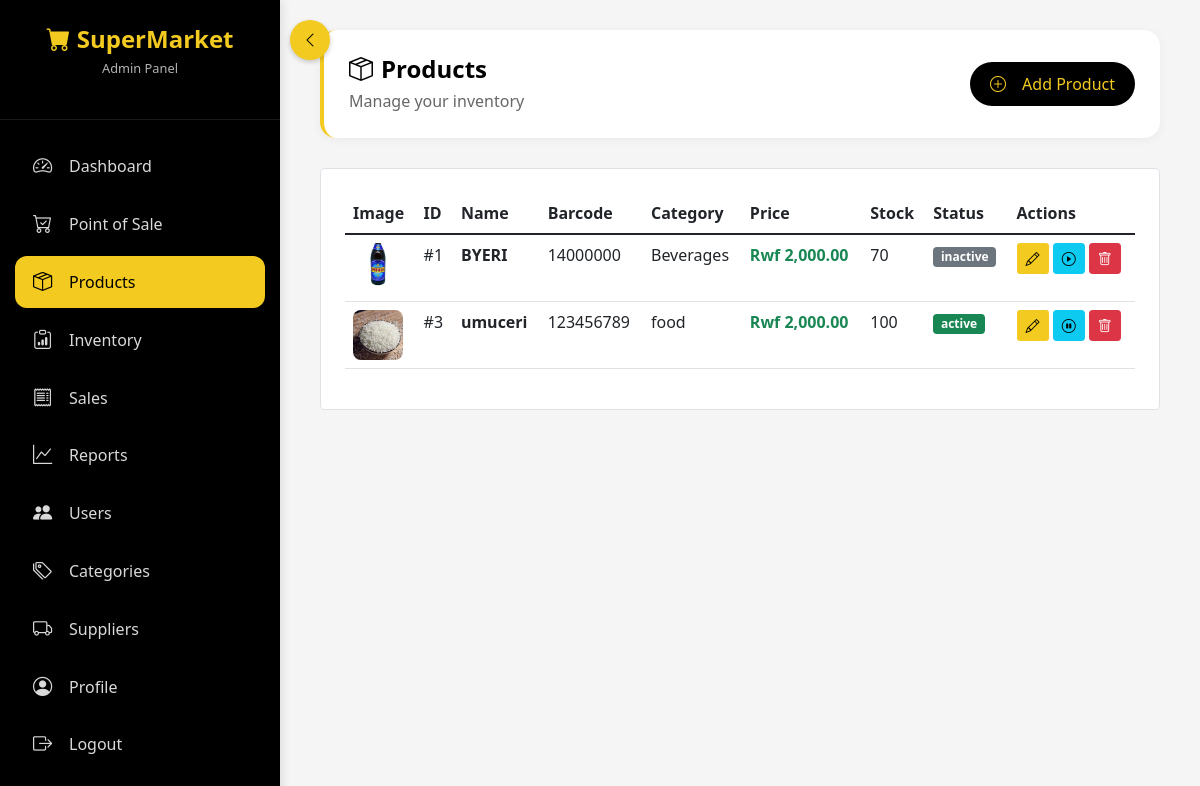
The page /products.php (signed in) on the database its author committed.
### tables this page shows
CREATE TABLE `products` (
  `id` int(11) NOT NULL,
  `barcode` varchar(50) DEFAULT NULL,
  `name` varchar(200) NOT NULL,
  `description` text DEFAULT NULL,
  `category_id` int(11) DEFAULT NULL,
  `supplier_id` int(11) DEFAULT NULL,
  `price` decimal(10,2) NOT NULL DEFAULT 0.00,
  `cost_price` decimal(10,2) DEFAULT 0.00,
  `stock_quantity` int(11) NOT NULL DEFAULT 0,
  `min_stock_level` int(11) DEFAULT 5,
  `unit` varchar(20) DEFAULT 'piece',
  `image_url` varchar(255) DEFAULT NULL,
  `status` enum('active','inactive') DEFAULT 'active',
  `created_at` timestamp NOT NULL DEFAULT current_timestamp(),
  `updated_at` timestamp NULL DEFAULT NULL ON UPDATE current_timestamp()
);

CREATE TABLE `categories` (
  `id` int(11) NOT NULL,
  `name` varchar(100) NOT NULL,
  `description` text DEFAULT NULL,
  `status` enum('active','inactive') DEFAULT 'active',
  `created_at` timestamp NOT NULL DEFAULT current_timestamp()
);

### products.php (the view, shortened to what this page needs)
<?php
require_once 'config.php';
$products = $pdo->query("SELECT p.*, c.name as category_name, s.name as supplier_name FROM products p LEFT JOIN categories c ON p.category_id = c.id LEFT JOIN suppliers s ON p.supplier_id = s.id ORDER BY p.name")->fetchAll();
?>
<?php include 'header.php'; ?>
<!DOCTYPE html>
<html lang="en">
<head>
    <link href="https://cdn.jsdelivr.net/npm/bootstrap@5.1.3/dist/css/bootstrap.min.css" rel="stylesheet">
    <link rel="stylesheet" href="https://cdn.jsdelivr.net/npm/bootstrap-icons@1.8.1/font/bootstrap-icons.css">
</head>
<body>
    <div class="app-wrapper">
        <div class="main-content">
            <div class="page-header d-flex justify-content-between align-items-center">
                <div>
                    <h1><i class="bi bi-box-seam me-2"></i>Products</h1>
                    <p>Manage your inventory</p>
                </div>
                <button class="btn-primary-custom" data-bs-toggle="modal" data-bs-target="#productModal" onclick="resetForm()"><i class="bi bi-plus-circle me-2"></i>Add Product</button>
            </div>
            <div class="bg-white rounded-3 p-4 border">
                <div class="table-responsive">
                    <table class="table table-hover">
                        <thead>
                            <tr>
                                <th>Image</th>
                                <th>ID</th>
                                <th>Name</th>
                                <th>Barcode</th>
                                <th>Category</th>
                                <th>Price</th>
                                <th>Stock</th>
                                <th>Status</th>
                                <th>Actions</th>
                            </tr>
                        </thead>
                        <tbody>
                            <?php foreach ($products as $p): ?>
                                <tr>
                                    <td><?php if ($p['image_url']): ?><img src="<?php echo $p['image_url']; ?>" class="product-img"><?php else: ?><i class="bi bi-image" style="font-size: 2rem; color: #ccc;"></i><?php endif; ?></td>
                                    <td>#<?php echo $p['id']; ?></td>
                                    <td><strong><?php echo htmlspecialchars($p['name']); ?></strong></td>
                                    <td><?php echo $p['barcode']; ?></td>
                                    <td><?php echo $p['category_name']; ?></td>
                                    <td class="text-success fw-bold">Rwf <?php echo number_format($p['price'], 2); ?></td>
                                    <td class="<?php echo $p['stock_quantity'] <= $p['min_stock_level'] ? 'text-danger fw-bold' : ''; ?>"><?php echo $p['stock_quantity']; ?></td>
                                    <td><span class="badge bg-<?php echo $p['status'] == 'active' ? 'success' : 'secondary'; ?>"><?php echo $p['status']; ?></span></td>
                                    <td>
                                        <button class="btn btn-sm" style="background:#f3ca20; color:#000;" onclick="editProduct(<?php echo htmlspecialchars(json_encode($p)); ?>)"><i class="bi bi-pencil"></i></button>
                                        <a href="?toggle=<?php echo $p['id']; ?>" class="btn btn-sm btn-info"><i class="bi bi-<?php echo $p['status'] == 'active' ? 'pause-circle' : 'play-circle'; ?>"></i></a>
                                        <a href="?delete=<?php echo $p['id']; ?>" class="btn btn-sm btn-danger" onclick="return confirm('Delete this product?')"><i class="bi bi-trash"></i></a>
                                    </td>
                                </tr>
                            <?php endforeach; ?>
                        </tbody>
                    </table>
                </div>
            </div>
        </div>
    </div>
</body>
</html>

### header.php (style rules this page uses)
* { margin: 0; padding: 0; box-sizing: border-box; }
body { background: #f5f5f5; font-family: 'Segoe UI', 'Roboto', sans-serif; overflow-x: hidden; }
.app-wrapper { display: flex; min-height: 100vh; width: 100%; }
.main-content { flex: 1; margin-left: 280px; padding: 20px 30px; transition: all 0.3s ease; width: calc(100% - 280px); min-height: 100vh; }
.page-header { background: white; border-radius: 16px; padding: 20px 25px; margin-bottom: 25px; box-shadow: 0 2px 10px rgba(0, 0, 0, 0.05); border-left: 4px solid #f3ca20; }
.page-header h1 { font-size: 1.5rem; font-weight: 700; color: #000; margin-bottom: 5px; }
.page-header p { color: #666; margin: 0; }
.btn-primary-custom { background: #000; color: #f3ca20; padding: 10px 25px; border-radius: 50px; text-decoration: none; transition: all 0.3s; display: inline-flex; align-items: center; gap: 8px; border: none; cursor: pointer; }

### products.php (style rules this page uses)
* { margin: 0; padding: 0; box-sizing: border-box; }
body { background: #f5f5f5; font-family: 'Segoe UI', sans-serif; }
.app-wrapper { display: flex; min-height: 100vh; }
.main-content { flex: 1; margin-left: 280px; padding: 30px 40px; }
.page-header { background: white; border-radius: 16px; padding: 25px; margin-bottom: 30px; border-left: 4px solid #f3ca20; }
.btn-primary-custom { background: #000000; color: #f3ca20; padding: 10px 20px; border-radius: 50px; text-decoration: none; border: none; transition: all 0.3s; }
.product-img { width: 50px; height: 50px; object-fit: cover; border-radius: 8px; }

### rows shown on the page
products: image_url (picture), id "1", name "BYERI", barcode "14000000", category.name "Beverages", price "2,000.00", stock_quantity "70", status "inactive"
products: image_url (picture), id "3", name "umuceri", barcode "123456789", category.name "food", price "2,000.00", stock_quantity "100", status "active"

### other values the page prints
$_SESSION['user_role'] "Admin"
